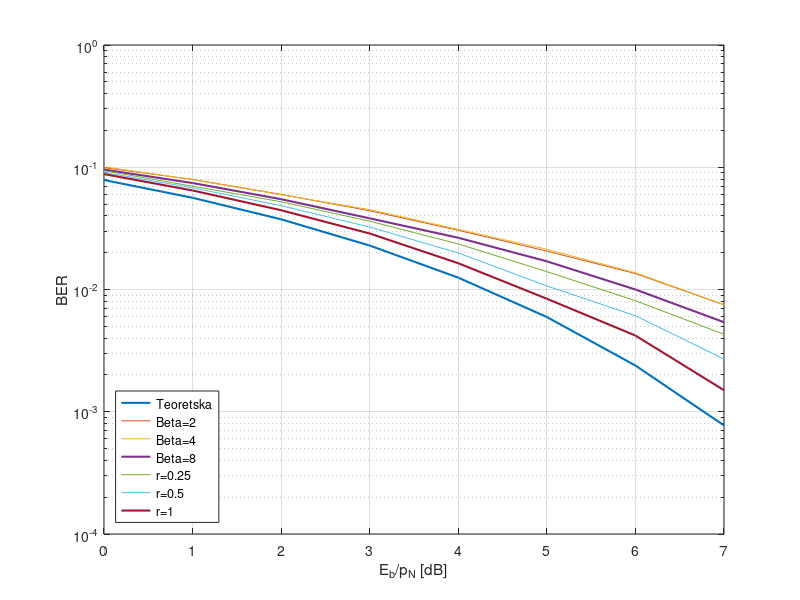
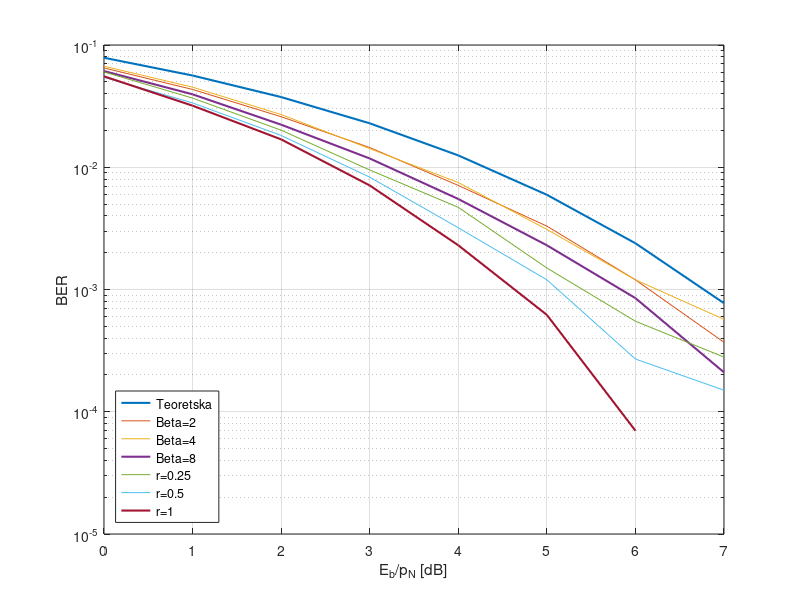

Write MATLAB code to recreate these figures, in order.
clc, clear all, close all;

Ebpn = 0:7;

% teorijski
Pb_teor = erfc(sqrt(10.^(Ebpn/10)))/2;

figure, semilogy(Ebpn,Pb_teor,'LineWidth',1.5);
grid on
xlabel('E_b/p_N [dB]');
ylabel('BER');
hold on
% merenja simulacije


Pb_rrc_r1 = [0.0937 0.0700 0.0522 0.0362 0.0236 0.0140 0.0081 0.0043];
Pb_rrc_r2 = [0.0907 0.0679 0.0485 0.0324 0.0199 0.0107 0.0061 0.0027];
Pb_rrc_r3 = [0.0879 0.0646 0.0445 0.0287 0.0164 0.0084 0.0042 0.0015];


Pb_rrc_z_r1 = [0.0602 0.0368 0.0201 0.0095 0.0047 0.0015 5.5000e-04 2.8000e-04];
Pb_rrc_z_r2 = [0.0544 0.0336 0.0182 0.0083 0.0032 0.0012 2.7000e-04 1.5000e-04];
Pb_rrc_z_r3 = [0.0554 0.0319 0.0169 0.0071 0.0023 6.2000e-04 7.0000e-05 0];



Pb_fir_B2 = [0.0993 0.0795 0.0599 0.0441 0.0305 0.0206 0.0135 0.0075];
Pb_fir_B4 = [0.1008 0.0792 0.0596 0.0450 0.0310 0.0213 0.0137 0.0075];
Pb_fir_B8 = [0.0957 0.0743 0.0548 0.0382 0.0265 0.0170 0.0100 0.0054];

Pb_fir_z_B2 = [0.0649 0.0433 0.0259 0.0145 0.0071 0.0033 0.0012 3.7000e-04];
Pb_fir_z_B4 = [0.0671 0.0452 0.0270 0.0142 0.0075 0.0031 0.0012 5.7000e-04];
Pb_fir_z_B8 = [0.0612 0.0395 0.0223 0.0118 0.0055 0.0023 8.5000e-04 2.1000e-04];


semilogy(Ebpn,Pb_fir_B2,Ebpn,Pb_fir_B4,Ebpn,Pb_fir_B8,'LineWidth',1.5);
semilogy(Ebpn,Pb_rrc_r1,Ebpn,Pb_rrc_r2,Ebpn,Pb_rrc_r3,'LineWidth',1.5);
legend('Teoretska','Beta=2','Beta=4','Beta=8','r=0.25','r=0.5','r=1','Location','southwest');


figure, semilogy(Ebpn,Pb_teor,'LineWidth',1.5);
grid on
xlabel('E_b/p_N [dB]');
ylabel('BER');
hold on
semilogy(Ebpn,Pb_fir_z_B2,Ebpn,Pb_fir_z_B4,Ebpn,Pb_fir_z_B8,'LineWidth',1.5);
semilogy(Ebpn,Pb_rrc_z_r1,Ebpn,Pb_rrc_z_r2,Ebpn,Pb_rrc_z_r3,'LineWidth',1.5);
legend('Teoretska','Beta=2','Beta=4','Beta=8','r=0.25','r=0.5','r=1','Location','southwest');